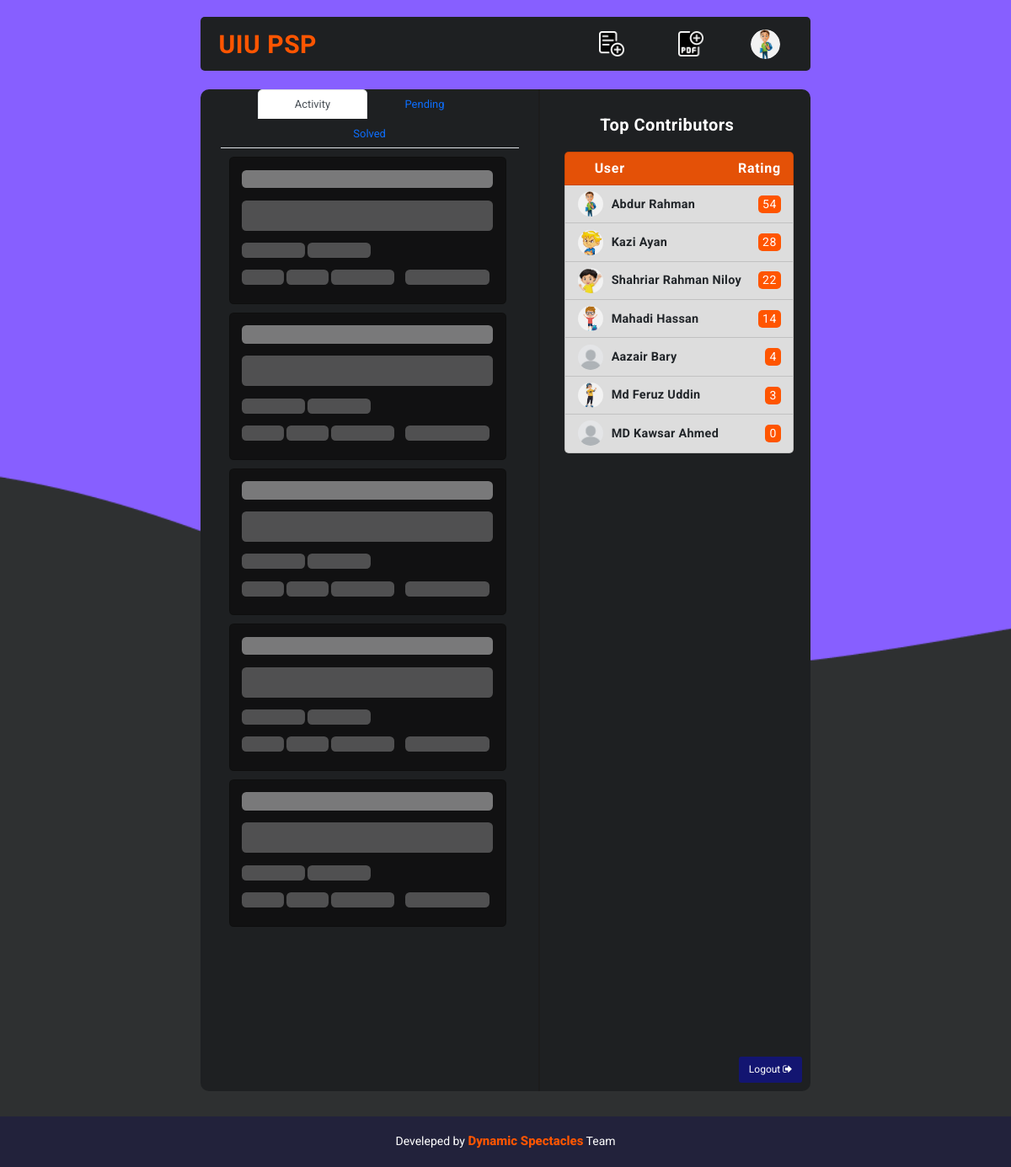
The page / (signed in) on the database its author committed.
### tables this page shows
CREATE TABLE `users` (
  `student_id` varchar(20) NOT NULL,
  `name` varchar(255) NOT NULL,
  `email` varchar(255) NOT NULL,
  `password` varchar(255) NOT NULL,
  `img` varchar(255) NOT NULL,
  `rating` int(11) NOT NULL DEFAULT 0
);

### index.php (the view, shortened to what this page needs)
<?php
include_once 'php/config.php';
?>
<!DOCTYPE html>
<html lang="en">
<head>
    <link rel="stylesheet" href="bootstrap/bootstrap.min.css">
    <link rel="stylesheet" href="css/index.css">
    <link href="//maxcdn.bootstrapcdn.com/font-awesome/4.7.0/css/font-awesome.min.css" rel="stylesheet">
</head>
<body>
    <?php
    $sql = mysqli_query($connection, "SELECT * FROM users WHERE student_id = '{$_SESSION['user_id']}'");
    if ($sql) {
        if (mysqli_num_rows($sql) > 0) {
            $row = mysqli_fetch_assoc($sql);
        }
    }
    ?>
    <div class="user_dashboard">
        <div class="home-page-wrapper">
            <div class="top_bar">
                <nav class="navbar navbar-dark">
                    <div class="container-fluid px-4">
                        <a class="navbar-brand"
                            style="color: #f50; font-size: 30px; font-weight: 700; letter-spacing: .5px;"
                            href="index.php"> UIU PSP</a>
                        <nav class="navbar navbar-expand-sm">
                            <div class="">
                                <ul class="navbar-nav align-items-center">
                                    <li class="nav-item me-5" data-bs-toggle="tooltip" data-bs-placement="bottom"
                                        title="Post your problem">
                                        <a class="nav-link problem_post_icon pblm-post" href="#" data-bs-toggle="modal"
                                            data-bs-target="#problemPost"></a>
                                    </li>
                                    <li class="nav-item me-5" data-bs-toggle="tooltip" data-bs-placement="bottom"
                                        title="Question Paper Upload">
                                        <a class="nav-link qp_upload ques-upload-btn" href="#" data-bs-toggle="modal"
                                            data-bs-target="#quesitonPaperUpload"></a>
                                    </li>
                                    <li class="nav-item">
                                        <a class="navbar-brand profile_pic" href="profile.php">
                                            <img src="resources/profile-pic/<?php echo $row['img'] ?>" alt="Your Photo"
                                                class="rounded-pill" data-bs-toggle="tooltip" title="Profile">
                                        </a>
                                    </li>
                                </ul>
                            </div>
                        </nav>
                    </div>
                </nav>
            </div>
            <div class="user_dashboard_container mt-4">
                <div class="user_activity">
                    <ul class="nav nav-tabs justify-content-center" id="myTab" role="tablist">
                        <li class="nav-item" role="presentation">
                            <button class="nav-link active px-lg-5" id="home-tab" data-bs-toggle="tab"
                                data-bs-target="#home-tab-pane" type="button" role="tab" aria-controls="home-tab-pane"
                                aria-selected="true">Activity</button>
                        </li>
                        <li class="nav-item" role="presentation">
                            <button class="nav-link px-lg-5" id="profile-tab" data-bs-toggle="tab"
                                data-bs-target="#profile-tab-pane" type="button" role="tab"
                                aria-controls="profile-tab-pane" aria-selected="false">Pending</button>
                        </li>
                        <li class="nav-item" role="presentation">
                            <button class="nav-link px-lg-5" id="contact-tab" data-bs-toggle="tab"
                                data-bs-target="#contact-tab-pane" type="button" role="tab"
                                aria-controls="contact-tab-pane" aria-selected="false">Solved</button>
                    </ul>
                    <div class="tab-content" id="myTabContent">
                        <div class="tab-pane fade show active post-activity-pane" id="home-tab-pane" role="tabpanel"
                            aria-labelledby="home-tab" tabindex="0">
                            <div class="post-container">
                                <div class="posts activity-posts">
                                    <?php
                                    $allQSql = mysqli_query($connection, "SELECT problem_id FROM problem_asked");
                                    for ($i = 0; $i < mysqli_num_rows($allQSql); $i++) {
                                        echo '
                                        <div class="card" aria-hidden="true">
                                        <div class="card-body">
                                            <h5 class="card-title placeholder-glow">
                                                <span class="placeholder col-12 h4 rounded"></span>
                                            </h5>
                                            <p class="card-text placeholder-glow">
                                                <span class="placeholder col-12 h1 rounded"></span>
                                                <span class="placeholder col-3 h5 mt-2 rounded"></span>
                                                <span class="placeholder col-3 h5 mt-2 rounded"></span>
                                                <span class="placeholder col-5" style="visibility:hidden;"></span>
                                                <span class="placeholder col-2 h5 mt-2  rounded"></span>
                                                <span class="placeholder col-2 h5 mt-2 rounded"></span>
                                                <span class="placeholder col-3 h5 mt-2 rounded"></span>
                                                <span class="placeholder col-4 h5 mt-2 rounded"
                                                    style="margin-left:10px"></span>
                                            </p>
                                        </div>
                                        </div>
                                        ';
                                    }
                                    ?>
                                </div>
                            </div>
                        </div>
                    </div>
                </div>
                <div class="rated_students_list">
                    <h5 style="color:#fff;
                        text-align: center;
                        font-size: 20px;
                        font-weight:bolder;
                        letter-spacing:0.5px;
                        margin-bottom: 20px;">
                        Top Contributors
                    </h5>
                    <div class="list-group">
                        <ul>
                            <li class="list-group-item list-heading">
                                <div class="user">
                                    <p>User</p>
                                </div>
                                <div class="rating">
                                    <p>Rating</p>
                                </div>
                            </li>
                            <?php
                            $topUserSql = mysqli_query($connection, "SELECT name,img,rating FROM users ORDER BY rating desc");
                            if (mysqli_num_rows($topUserSql) > 0) {
                                for ($i = 0; $i < 10; $i++) {
                                    if ($userRow = mysqli_fetch_assoc($topUserSql)) {
                                        echo '
                                        <li class="list-group-item d-flex justify-content-between align-items-center">
                                    <div class="user-info d-flex align-items-center justify-content-center">
                                        <div style="
                                    width: 30px;
                                    height: 30px;
                                    display: flex;
                                    align-items: center;
                                    justify-content: center;
                                    margin-right: 10px;
                                    overflow: hidden;
                                    border-radius: 50%;">
                                            <a>
                                                <img src="resources/profile-pic/' . $userRow['img'] . '" alt="Avatar"
                                                    style="width: 30px;height: 30px;
                                                    object-fit: cover;" class="">
                                            </a>
                                        </div>
                                        <h6>' . $userRow['name'] . '</h6>
                                    </div>
                                    <span>' . $userRow['rating'] . '</span>
                                    </li>
                                    ';
                                    } else {
                                        break;
                                    }
                                }
                            }
                            ?>
                        </ul>
                    </div>
                    <div class="buttons">
                        <a href="php/logout.php?logout_id=<?php  ?>"
                            class="btn custom-btn logout-btn">Logout <i class="fa fa-sign-out"></i></a>
                    </div>
                </div>
            </div>
        </div>
        <div class="user-db-footer">
            <p> Develeped by <span>Dynamic Spectacles</span> Team</p>
        </div>
    </div>
</body>
</html>

### css/index.css (style rules this page uses)
* { margin: 0; padding: 0; box-sizing: border-box; font-family: 'Roboto'; font-size: 0.9rem; }
body { overflow: auto; }
.custom-btn { font-size: 12px; background-color: #131571; color: #fff; border-radius: 3px; }
.user_dashboard { width: 100%; display: flex; align-items: center; flex-direction: column; background: url(../resources/bg.png); background-attachment: fixed; background-repeat: no-repeat; background-position: center; background-size: cover; overflow: auto; }
.home-page-wrapper { padding: 20px 20vh 0px; height: max-content; width: 100%; display: flex; justify-content: center; flex-direction: column; }
.profile_pic { width: 35px; height: 35px; display: flex; align-items: center; justify-content: center; overflow: hidden; border-radius: 50%; }
.profile_pic img { width: 35px; height: 35px; object-fit: cover; }
.user_dashboard .top_bar { width: 100%; background-color: #1e2022; backdrop-filter: blur(1px); border-radius: 5px; }
.user_dashboard .top_bar .container-fluid { padding: 0 5vw; height: fit-content; }
.user_dashboard .top_bar .navbar-brand { font-family: 'Concert One'; font-size: 1.8rem; }
.problem_post_icon { font-size: 16px; color: #ededed !important; display: flex; align-items: center; height: 40px; border-radius: 5px; }
.problem_post_icon::before { content: ''; display: block; background: url(../resources/post_problem.png); background-position: center; background-size: cover; width: 30px; height: 30px; float: left; margin: 0 6px 0 0; transition: all .2s; }
.qp_upload { font-size: 16px; color: #ededed !important; display: flex; align-items: center; height: 40px; border-radius: 5px; }
.qp_upload::before { content: ''; display: block; background: url(../resources/qp.png); background-position: center; background-size: cover; width: 30px; height: 30px; float: left; margin: 0 6px 0 0; transition: all .2s; }
.logout-btn { position: absolute; bottom: 10px; right: 10px; }
.user_dashboard .top_bar nav { padding: 5px 0px; }
.user_dashboard .user_dashboard_container { width: 100%; height: max-content; margin-top: 20px; background-color: #1e2022; display: flex; border-radius: 10px; backdrop-filter: blur(2px); margin-bottom: 30px; }
.user_dashboard .user_activity { flex: 4; padding: 0px 2vh; border-radius: 5px; height: 100vh; }
.user_dashboard .user_activity .post-container { height: 100%; margin-top: 10px; padding-right: 15px; padding-left: 10px; overflow-y: auto; }
.user_dashboard .user_activity .posts { height: max-content; }
.user_dashboard .user_activity .tab-content { display: flex; flex-direction: column; height: 90%; }
.user_dashboard .user_activity .tab-pane { height: 100%; }
.user_dashboard .user_activity .card { margin-bottom: 10px; cursor: pointer; width: 100%; background-color: rgba(14, 14, 14, 0.793); }
.user_dashboard .user_activity .card:last-child { margin-bottom: 0; }
.user_dashboard .user_activity .card .card-title { color: rgb(226, 226, 226); cursor: pointer; text-decoration: none; transition: all .4s ; }
.user_dashboard .user_activity .card .card-text { color: #909090; font-size: 14px; }
.user_dashboard .rated_students_list { border-left: 2px solid rgb(28, 28, 28); padding: 30px 20px 0px 0px; }
.user_dashboard .rated_students_list ul { margin-bottom: 10px; border-radius: 5px; list-style: none; }
.user_dashboard .rated_students_list ul li { display: flex; align-items: center; justify-content: center; background-color: #dddddd; }
.user_dashboard .rated_students_list ul li h6 { font-weight: bolder; letter-spacing: 0.3px; margin: 0; }
.user_dashboard .rated_students_list ul li span { padding: 0 5px; margin-left: 20px; font-size: 14px; letter-spacing: 0.5px; border-radius: 5px; background-color: #f50; color: white; }
.user_dashboard .rated_students_list .list-group { padding: 0 !important; }
.user_dashboard .rated_students_list ul .list-heading { display: flex; align-items: center; justify-content: space-between; background-color: #e45107; }
.user_dashboard .rated_students_list ul .list-heading .user { margin-left: 20px ; }
.user_dashboard .rated_students_list ul .list-heading p { font-size: 16px; font-weight: 700; color: white; letter-spacing: 0.7px; margin: 0; }
.user-db-footer { width: 100%; height: 60px; background-color: #22223b; display: flex; align-items: center; justify-content: center; }
.user-db-footer p { color: #fff; font-size: 14px; margin: 0; }
.user-db-footer span { color: #f50; font-weight: 800; font-size: 15px; }

### rows shown on the page
users: img (picture), name "Abdur Rahman", rating "54"
users: img (picture), name "Kazi Ayan", rating "28"
users: img (picture), name "Shahriar Rahman Niloy", rating "22"
users: img (picture), name "Mahadi Hassan", rating "14"
users: img (placeholder picture), name "Aazair Bary", rating "4"
users: img (picture), name "Md Feruz Uddin", rating "3"
users: img (placeholder picture), name "MD Kawsar Ahmed", rating "0"
